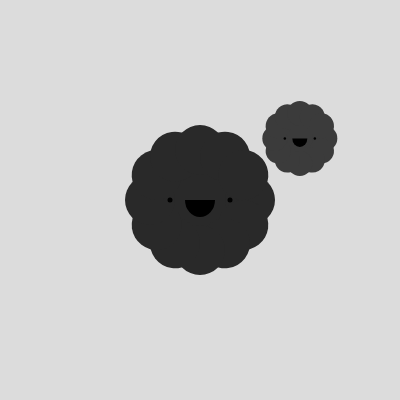
Frame 1 (no input)
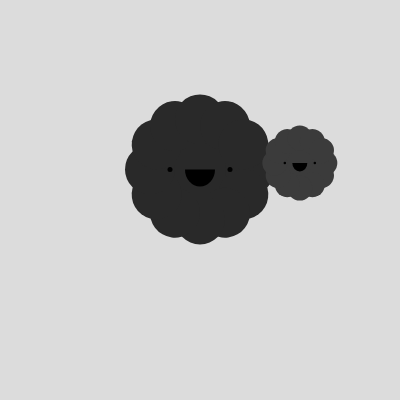
Frame 60 (no input)
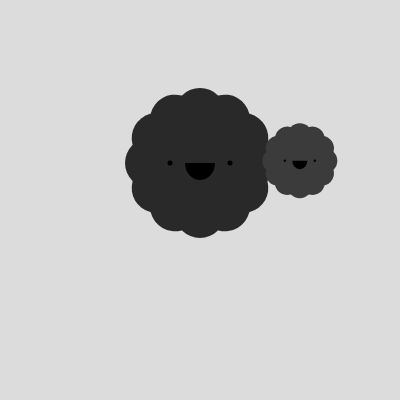
Frame 120 (the mouse pressed at the canvas centre since frame 60)

The p5.js sketch that drew these frames (run headless with seeded random() and noise() and a simulated clock; from frame 60 on, the mouse is pressed at the canvas centre):

// p5.js sketch
// ── sketch.js
let cloud;
let cloud1;
function setup() {
  createCanvas(400, 400);
  cloud = new Cloud(width / 2, height / 2, 100);
  cloud1 = new Cloud(random(width), random(height), 50);
}

function draw() {
  background(220);
  cloud.show();
  cloud.move();
  cloud1.show();
  cloud1.move();
}

class Cloud {
  // this is like my previous setup defining the initial values
  constructor(u, v, s) {
    this.x = u;
    this.y = v;
    this.s = s;
    this.speed = random(0.005,0.01)
    this.cloudColor = random(0,200)
  }

  show() {
    noStroke();
    fill(this.cloudColor);
    circle(this.x, this.y, this.s);
    for (let angle = 0; angle < PI * 2; angle += PI / 6) {
      push();
      translate(this.x, this.y);
      rotate(angle);
      circle(this.s * 0.5, 0, this.s * 0.5);
      pop();
    }
    // face
    fill(0);
    circle(this.x - this.s * 0.3, this.y, this.s * 0.05);
    circle(this.x + this.s * 0.3, this.y, this.s * 0.05);
    arc(this.x, this.y, this.s * 0.3, this.s * 0.34, 0, PI);
  }

  move() {
    this.y = noise(frameCount * this.speed) * height;
  }
  
}
